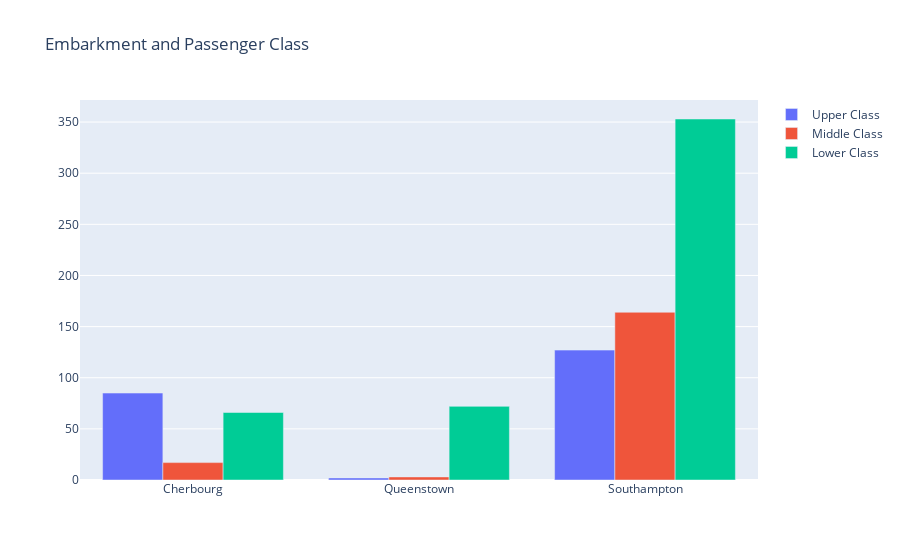

Write notebook code for a chart like this one.
### Markdown cell above
### Bar Chart, embarked - passenger class

    The more privileged passengers in percentage arrived from Cherbourg, then Southampton. But if we consider the majority then it was from Southampton (because they were a lot more passengers from there). Queenstown had the less amount of privileged passengers.

### Code cell
iplot(embarked_Pclass_fig)

### Figure 1 — Plotly figure (JSON) as saved in the notebook; plotly's stock layout.template omitted (floating-point values rounded to 4 significant figures)
{"data": [{"name": "Upper Class", "type": "bar", "x": ["Cherbourg", "Queenstown", "Southampton"], "y": [85, 2, 127]}, {"name": "Middle Class", "type": "bar", "x": ["Cherbourg", "Queenstown", "Southampton"], "y": [17, 3, 164]}, {"name": "Lower Class", "type": "bar", "x": ["Cherbourg", "Queenstown", "Southampton"], "y": [66, 72, 353]}], "layout": {"title": {"text": "Embarkment and Passenger Class"}}}
